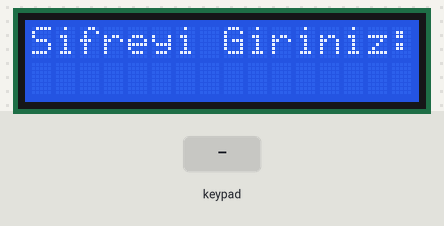
Simulated run of this sketch. Board: Arduino Uno, built with avr-gcc and run on an emulated ATmega328P. Parts: 16×2 character LCD. The test bench sets the inputs (shaded band).

Above: at 1.2 s.
1.3 s: key 'A' pressed
At 2.7 s:
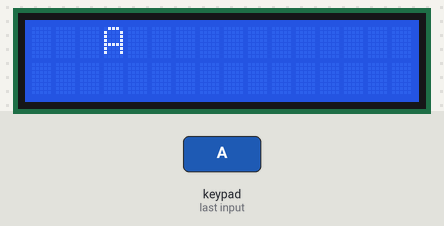
3.3 s: keypad keys 1 9 0 5 # pressed 0.4 s apart
At 6.4 s:
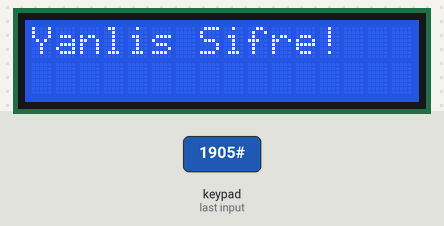
6.8 s: key '1' pressed
At 9.4 s:
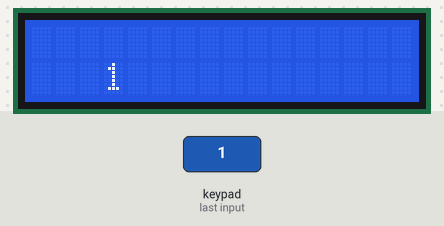
9.8 s: key '#' pressed
At 12.04 s:
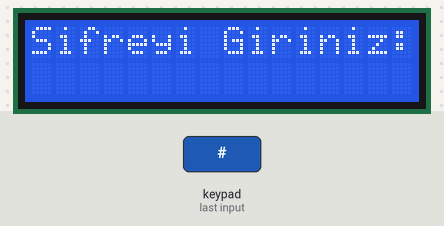
12.8 s: keypad keys 1 9 0 5 pressed 0.4 s apart
At 14.3 s:
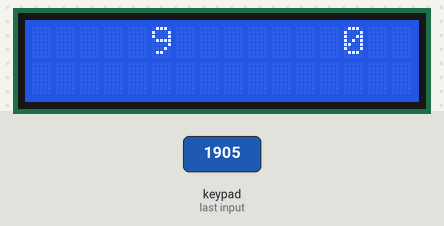
15.9 s: keypad keys 1 9 0 5 * pressed 0.4 s apart
At 22.4 s:
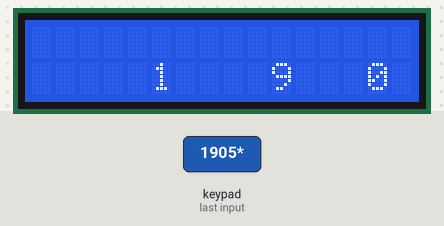
Timing chart, 0 to 23.9 s (numbered marks = the images above; inputs shaded):
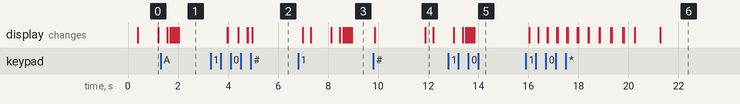

Measured:
- after the input at 1.3 s, the display: first changes after 0.26 s (image 1 shows a later state)
- after the input at 3.3 s, the display: first changes after 0.67 s (image 2 shows a later state)
- after the input at 6.8 s, the display: first differs from a run without the input after 0.50 s (image 3 shows a later state)
- after the input at 9.8 s, the display: first changes after 0.07 s (image 4 shows a later state)
- after the input at 12.8 s, the display: first differs from a run without the input after 0.57 s (image 5 shows a later state)
- after the input at 15.9 s, the display: first changes after 0.13 s (image 6 shows a later state)
- what the display in image 0 shows lasts 0.8 s, from 0.4 s to 1.2 s

The sketch:

arduinokeypad_al__mas_.ino
```cpp
#include <Keypad.h>
#include <LiquidCrystal_I2C.h>
#include <Wire.h>

LiquidCrystal_I2C lcd(0x27,16,2);

const byte ROWS = 4; //four rows
const byte COLS = 4; //four columns

char keys[ROWS][COLS] = {
  {'1','2','3','A'},
  {'4','5','6','B'},
  {'7','8','9','C'},
  {'*','0','#','D'}
};

byte rowPins[ROWS] = {2, 3, 4, 5}; //connect to the row pinouts of the keypad
byte colPins[COLS] = {6, 7, 8, 9}; //connect to the column pinouts of the keypad

//Create an object of keypad
Keypad keypad = Keypad( makeKeymap(keys), rowPins, colPins, ROWS, COLS );

String girilenSifre = "";
String dogruSifre = "1905";
int yanlisSayisi = 0;
const int maxYanlis = 3;
bool kilitlendi = false;

void setup() {
  Serial.begin(9600);
  lcd.init();
  lcd.backlight();
  lcd.setCursor(0,0);
  lcd.print("Sifreyi Giriniz:");
}

void loop() {
  if(kilitlendi) {
    return;
  }
  char tus = keypad.getKey();
  if (tus == '#') {
    if (girilenSifre == dogruSifre) {
      lcd.clear();
      lcd.setCursor(0,0);
      lcd.print("Doğru Sifre!");
      yanlisSayisi = 0;
    }
    else {
      yanlisSayisi = yanlisSayisi + 1;
      lcd.clear();
      lcd.setCursor(0,0);
      lcd.print("Yanlis Sifre!");

      if(yanlisSayisi >= maxYanlis){
        lcd.clear();
        lcd.setCursor(0,0);
        lcd.print("Sistem Kilitlendi!");
        kilitlendi = true;
      }

    }
    girilenSifre = "";
    delay(2000);
    lcd.clear();
    lcd.setCursor(0,0);
    lcd.print("Sifreyi Giriniz: ");
  }
  else {
    girilenSifre += tus;
    lcd.setCursor(0,1);
    lcd.print("       ");
    lcd.setCursor(0,1);
    lcd.print(girilenSifre);
  }
}
```
